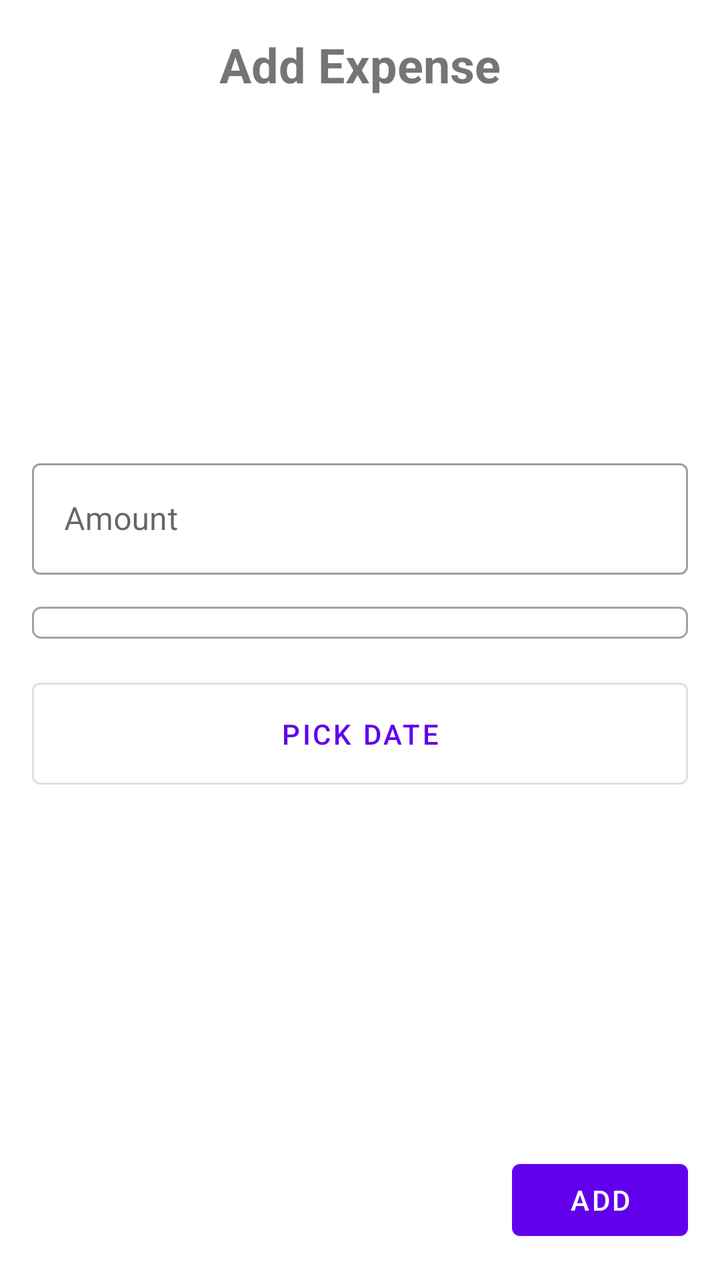
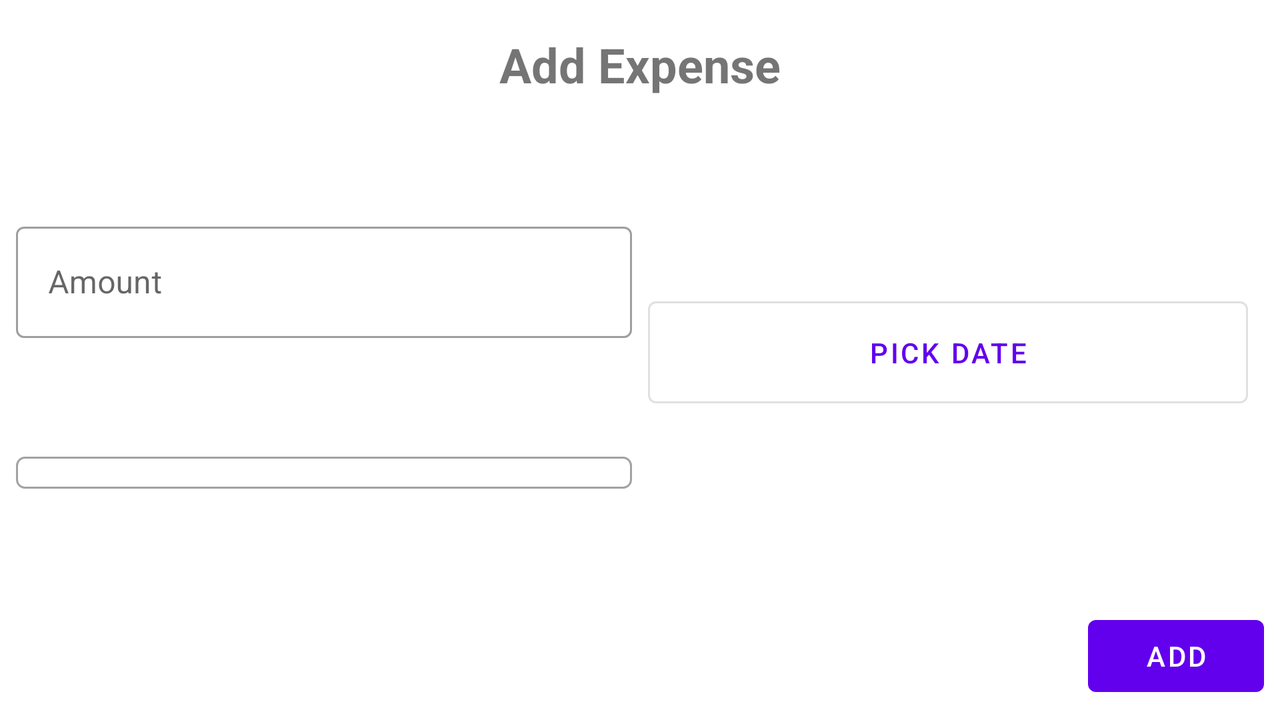

One screen, two layout resources from the same app: the default and the repository's alternative for another configuration. Each is rendered where Android would select it; the XML of both is given below.
<!-- AndroidManifest.xml: application theme AppTheme -->
<!-- res/layout/activity_add_expense.xml -->
<?xml version="1.0" encoding="utf-8"?>
<androidx.constraintlayout.widget.ConstraintLayout xmlns:android="http://schemas.android.com/apk/res/android"
    xmlns:app="http://schemas.android.com/apk/res-auto"
    xmlns:tools="http://schemas.android.com/tools"
    android:layout_width="match_parent"
    android:layout_height="match_parent"
    android:padding="8sp"
    tools:context=".view.AddExpenseActivity">

    <com.google.android.material.textview.MaterialTextView
        android:id="@+id/materialTextView"
        android:layout_width="match_parent"
        android:layout_height="wrap_content"
        android:layout_marginStart="8dp"
        android:layout_marginTop="8dp"
        android:layout_marginEnd="8dp"
        android:text="@string/add_expense"
        android:textSize="24sp"
        android:textStyle="bold"
        android:gravity="center_horizontal"
        app:layout_constraintEnd_toEndOf="parent"
        app:layout_constraintStart_toStartOf="parent"
        app:layout_constraintTop_toTopOf="parent" />

    <LinearLayout
        android:id="@+id/linearLayout"
        android:layout_width="match_parent"
        android:layout_height="wrap_content"
        android:orientation="vertical"
        app:layout_constraintBottom_toTopOf="@+id/btnAddToDb"
        app:layout_constraintEnd_toEndOf="parent"
        app:layout_constraintStart_toStartOf="parent"
        app:layout_constraintTop_toBottomOf="@+id/materialTextView">

        <com.google.android.material.textfield.TextInputLayout
            style="@style/Widget.MaterialComponents.TextInputLayout.OutlinedBox"
            android:layout_width="match_parent"
            android:layout_height="wrap_content"
            android:layout_margin="8sp"
            android:hint="@string/amount">

            <com.google.android.material.textfield.TextInputEditText
                android:id="@+id/amount"
                android:layout_width="match_parent"
                android:layout_height="wrap_content"
                android:inputType="number" />

        </com.google.android.material.textfield.TextInputLayout>

        <Spinner
            android:id="@+id/type"
            android:layout_width="match_parent"
            android:layout_height="wrap_content"
            android:layout_margin="8sp"
            android:background="@drawable/outline"
            android:padding="8sp"
            android:spinnerMode="dialog" />

        <com.google.android.material.textview.MaterialTextView
            android:id="@+id/dateText"
            android:layout_width="match_parent"
            android:layout_height="wrap_content"
            android:layout_margin="8sp"
            android:padding="16sp"
            android:textSize="16sp"
            android:text="@string/date_sample"
            android:background="@drawable/outline"
            android:visibility="gone"/>

        <com.google.android.material.button.MaterialButton
            android:id="@+id/btnDate"
            style="@style/Widget.MaterialComponents.Button.OutlinedButton"
            android:layout_width="match_parent"
            android:layout_height="wrap_content"
            android:layout_gravity="center_horizontal"
            android:layout_margin="8sp"
            android:layout_marginTop="0sp"
            android:padding="16sp"
            android:text="@string/pick_date"
            app:icon="@drawable/ic_calendar" />

    </LinearLayout>

    <com.google.android.material.button.MaterialButton
        android:id="@+id/btnAddToDb"
        android:layout_width="wrap_content"
        android:layout_height="wrap_content"
        android:layout_marginEnd="8dp"
        android:layout_marginBottom="8dp"
        android:text="@string/add"
        app:layout_constraintBottom_toBottomOf="parent"
        app:layout_constraintEnd_toEndOf="parent"/>

</androidx.constraintlayout.widget.ConstraintLayout>
<!-- resources referenced by this layout -->
<resources>
  <!-- drawable outline (drawable) -->
  <?xml version="1.0" encoding="utf-8"?>
  <shape xmlns:android="http://schemas.android.com/apk/res/android">
      <corners
          android:radius="4sp"
          android:topRightRadius="4sp"
          android:bottomRightRadius="4sp"
          android:bottomLeftRadius="4sp" />
      <stroke
          android:width="1dp"
          android:color="#a2a2a2" />
  </shape>
  <string name="add">Add</string>
  <string name="add_expense">Add Expense</string>
  <string name="amount">Amount</string>
  <string name="date_sample">01/04/2020</string>
  <string name="pick_date">Pick Date</string>
  <style name="AppTheme" parent="Theme.MaterialComponents.Light.NoActionBar">
          
          <item name="colorPrimary">@color/colorPrimary</item>
          <item name="colorPrimaryDark">@color/colorPrimaryDark</item>
          <item name="colorAccent">@color/colorAccent</item>
      </style>
</resources>
<!-- res/layout-land/activity_add_expense.xml (the repository's variant of the layout above) -->
<!-- drawn on the phone turned sideways -->
<?xml version="1.0" encoding="utf-8"?>
<androidx.constraintlayout.widget.ConstraintLayout xmlns:android="http://schemas.android.com/apk/res/android"
    xmlns:app="http://schemas.android.com/apk/res-auto"
    xmlns:tools="http://schemas.android.com/tools"
    android:layout_width="match_parent"
    android:layout_height="match_parent"
    android:padding="8sp"
    tools:context=".view.AddExpenseActivity">

    <com.google.android.material.textview.MaterialTextView
        android:id="@+id/materialTextView"
        android:layout_width="match_parent"
        android:layout_height="wrap_content"
        android:layout_marginStart="8dp"
        android:layout_marginTop="8dp"
        android:layout_marginEnd="8dp"
        android:gravity="center_horizontal"
        android:text="@string/add_expense"
        android:textSize="24sp"
        android:textStyle="bold"
        app:layout_constraintEnd_toEndOf="parent"
        app:layout_constraintStart_toStartOf="parent"
        app:layout_constraintTop_toTopOf="parent" />


    <com.google.android.material.textfield.TextInputLayout
        android:id="@+id/textInputLayout"
        style="@style/Widget.MaterialComponents.TextInputLayout.OutlinedBox"
        android:layout_width="0dp"
        android:layout_height="wrap_content"
        android:layout_marginEnd="4dp"
        android:hint="@string/amount"
        app:layout_constraintBottom_toTopOf="@+id/type"
        app:layout_constraintEnd_toStartOf="@+id/guideline4"
        app:layout_constraintHorizontal_bias="0.5"
        app:layout_constraintStart_toStartOf="parent"
        app:layout_constraintTop_toBottomOf="@+id/materialTextView">

        <com.google.android.material.textfield.TextInputEditText
            android:id="@+id/amount"
            android:layout_width="match_parent"
            android:layout_height="wrap_content"
            android:inputType="number" />

    </com.google.android.material.textfield.TextInputLayout>

    <Spinner
        android:id="@+id/type"
        android:layout_width="0dp"
        android:layout_height="wrap_content"
        android:layout_marginEnd="4dp"
        android:background="@drawable/outline"
        android:padding="8sp"
        android:spinnerMode="dialog"
        app:layout_constraintBottom_toTopOf="@+id/btnAddToDb"
        app:layout_constraintEnd_toStartOf="@+id/guideline4"
        app:layout_constraintHorizontal_bias="0.5"
        app:layout_constraintStart_toStartOf="parent"
        app:layout_constraintTop_toBottomOf="@+id/textInputLayout" />

    <com.google.android.material.textview.MaterialTextView
        android:id="@+id/dateText"
        android:layout_width="0dp"
        android:layout_height="wrap_content"
        android:background="@drawable/outline"
        android:padding="16sp"
        android:text="@string/date_sample"
        android:textSize="16sp"
        android:visibility="gone"
        app:layout_constraintBottom_toTopOf="@+id/btnDate"
        app:layout_constraintEnd_toEndOf="parent"
        app:layout_constraintHorizontal_bias="0.5"
        app:layout_constraintStart_toStartOf="@+id/guideline4"
        app:layout_constraintTop_toBottomOf="@+id/materialTextView" />

    <com.google.android.material.button.MaterialButton
        android:id="@+id/btnDate"
        style="@style/Widget.MaterialComponents.Button.OutlinedButton"
        android:layout_width="0dp"
        android:layout_height="wrap_content"
        android:layout_gravity="center_horizontal"
        android:layout_marginStart="4dp"
        android:layout_marginEnd="8dp"
        android:padding="16sp"
        android:text="@string/pick_date"
        app:icon="@drawable/ic_calendar"
        app:layout_constraintBottom_toTopOf="@+id/btnAddToDb"
        app:layout_constraintEnd_toEndOf="parent"
        app:layout_constraintHorizontal_bias="0.5"
        app:layout_constraintStart_toStartOf="@+id/guideline4"
        app:layout_constraintTop_toBottomOf="@+id/dateText" />

    <com.google.android.material.button.MaterialButton
        android:id="@+id/btnAddToDb"
        android:layout_width="wrap_content"
        android:layout_height="wrap_content"
        android:text="@string/add"
        app:layout_constraintBottom_toBottomOf="parent"
        app:layout_constraintEnd_toEndOf="parent" />

    <androidx.constraintlayout.widget.Guideline
        android:id="@+id/guideline4"
        android:layout_width="wrap_content"
        android:layout_height="wrap_content"
        android:orientation="vertical"
        app:layout_constraintGuide_percent="0.5" />

</androidx.constraintlayout.widget.ConstraintLayout>
